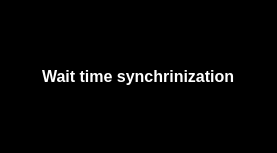
<?xml version="1.0" encoding="UTF-8"?>
<ui version="4.0">
 <class>MainWindow</class>
 <widget class="QMainWindow" name="MainWindow">
  <property name="geometry">
   <rect>
    <x>0</x>
    <y>0</y>
    <width>277</width>
    <height>153</height>
   </rect>
  </property>
  <property name="focusPolicy">
   <enum>Qt::StrongFocus</enum>
  </property>
  <property name="windowTitle">
   <string>MainWindow</string>
  </property>
  <property name="styleSheet">
   <string notr="true">background-color: rgb(0, 0, 0);
</string>
  </property>
  <widget class="QWidget" name="centralWidget">
   <layout class="QGridLayout" name="gridLayout">
    <item row="0" column="1">
     <widget class="QLabel" name="label">
      <property name="sizePolicy">
       <sizepolicy hsizetype="Fixed" vsizetype="Preferred">
        <horstretch>0</horstretch>
        <verstretch>0</verstretch>
       </sizepolicy>
      </property>
      <property name="font">
       <font>
        <pointsize>12</pointsize>
        <weight>75</weight>
        <bold>true</bold>
       </font>
      </property>
      <property name="styleSheet">
       <string notr="true">color: rgb(255, 255, 255);</string>
      </property>
      <property name="text">
       <string>Wait time synchrinization</string>
      </property>
     </widget>
    </item>
   </layout>
  </widget>
 </widget>
 <layoutdefault spacing="6" margin="11"/>
 <resources/>
 <connections/>
</ui>
